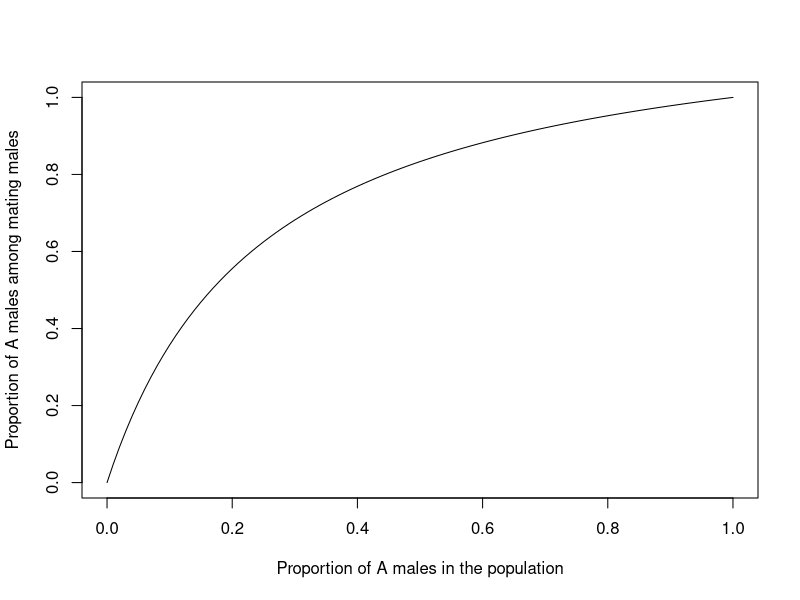
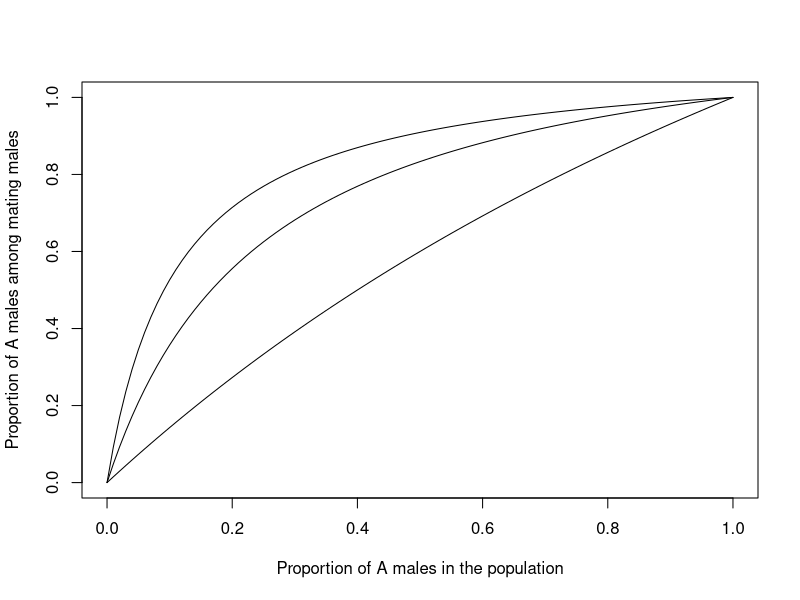
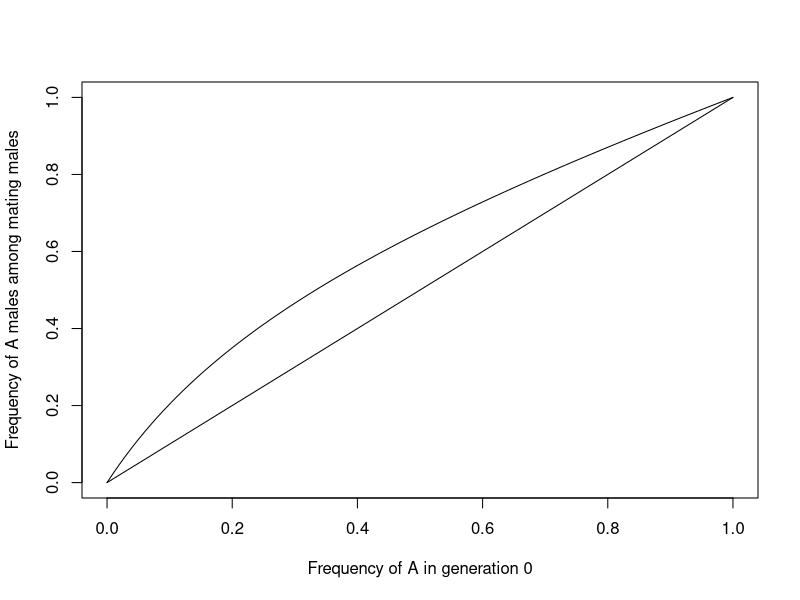
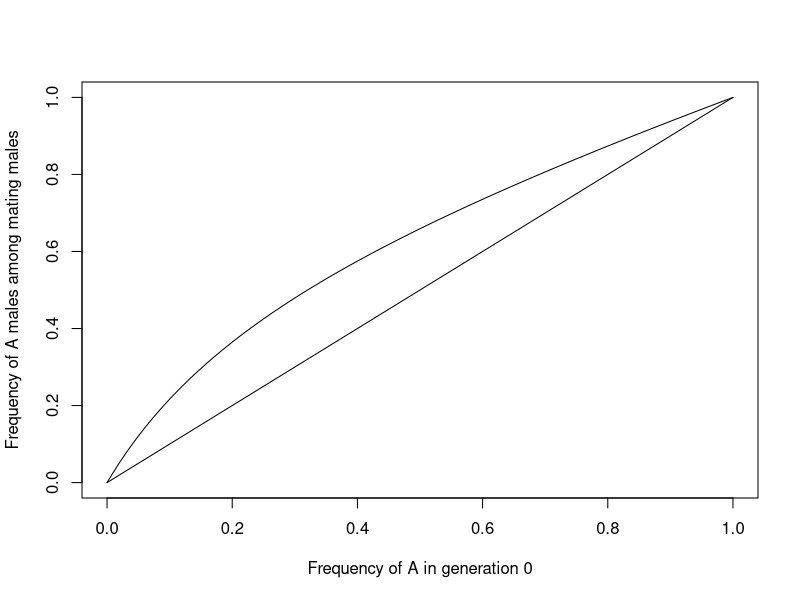
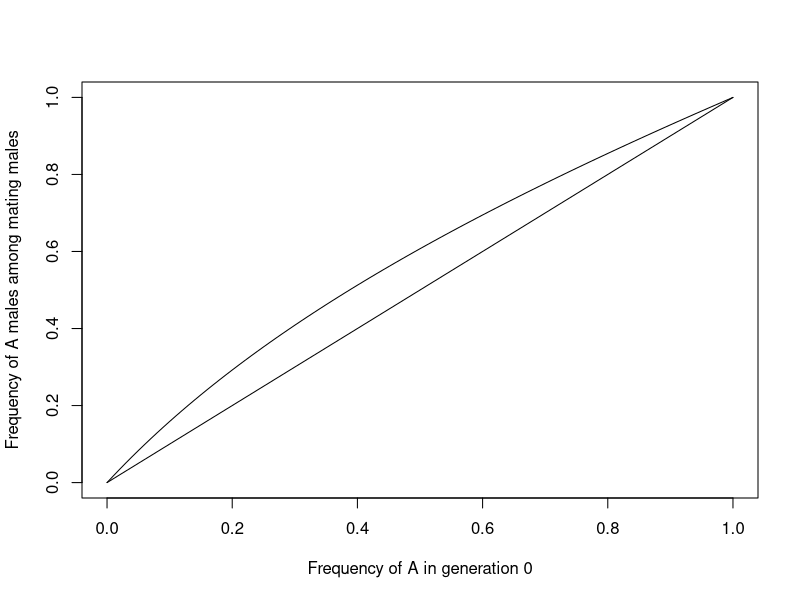
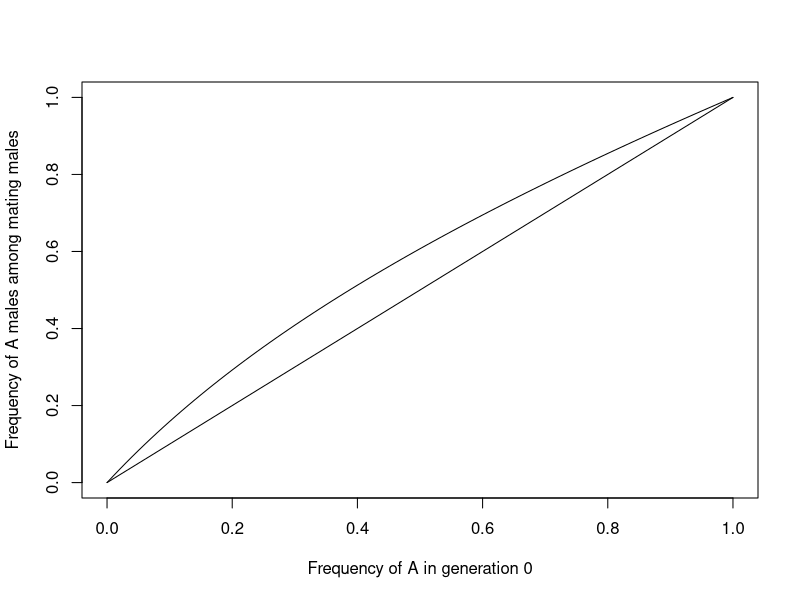
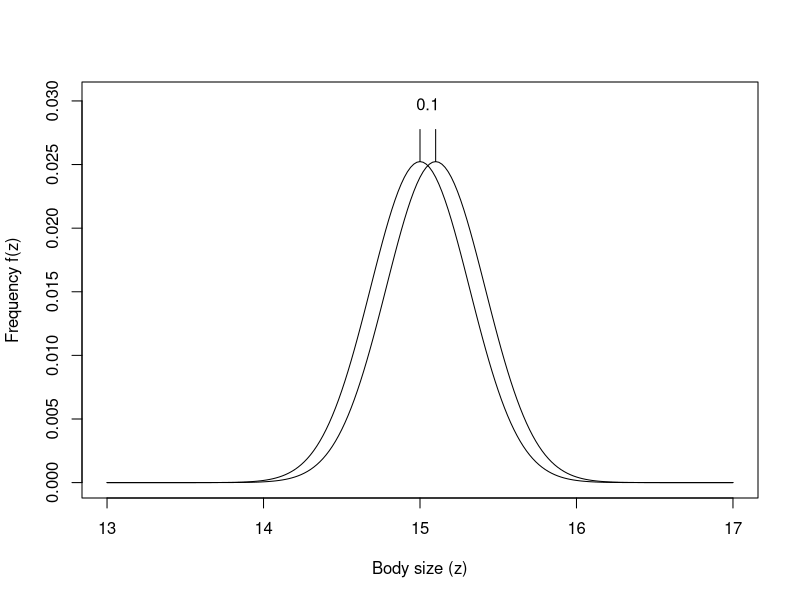
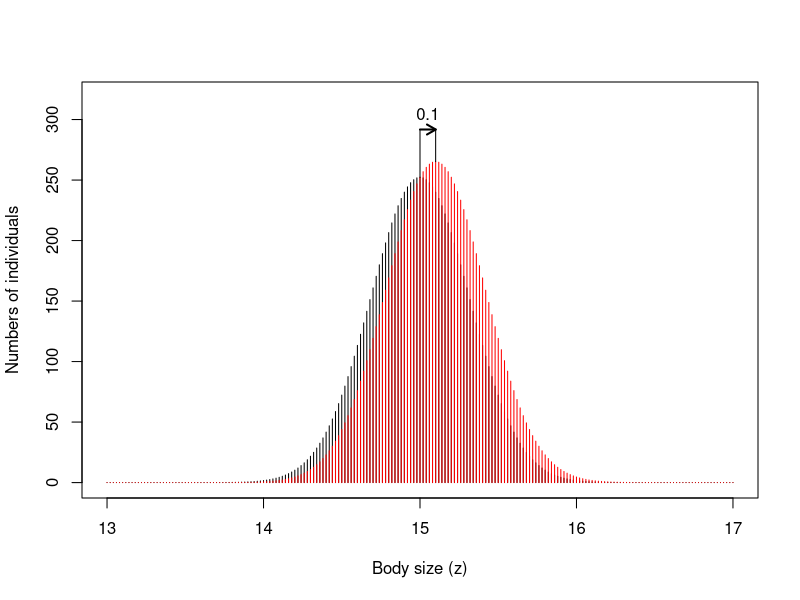

R code for these plots, in order:

# Example boxes from Kokko's (2007) 'Modelling for Field Biologists...'
# adapted for R. Most instructions lifted verbatim from the text.


#####------------------------- CHAPTER 2 -------------------------#####

rm(list=ls())  # Clear all

## BOX 2.1 ##

# Create a vector with linearly equally spaced values
x <- seq(from = 0, to = 1, length = 101)

# Choose a value of m to be investigated
m <- 5

# Calculate y given x
y <- m * x/(m * x + (1 - x))

# Plot 'er
plot(x, y, type = 'l',
     xlab = 'Proportion of A males in the population',
     ylab = 'Proportion of A males among mating males')

# Repeat as above for three values of m
m1 <- 1.5
m2 <- 5
m3 <- 10

y1 <- m1 * x/(m1 * x + (1 - x))
y2 <- m2 * x/(m2 * x + (1 - x))
y3 <- m3 * x/(m3 * x + (1 - x))

# Plot in one 
plot(x, y1, type = 'l',
     xlab = 'Proportion of A males in the population',
     ylab = 'Proportion of A males among mating males')
lines(x, y2)
lines(x, y3)


## BOX 2.2 ##

# Make a vector of 101 values from 0 to 1
x <- seq(from = 0, to = 1, length = 101)

# Choose a value of m to be investigated
m <- 5

# Calculate how y depends on x
y <- (m * x)/(m * x + 1 - x)

# Calculate mating proportions
pAA <- x * y
pAa <- x * (1 - y)
paA <- (1 - x) * y
paa <- (1 - x) * (1 - y)

# Check these sum to 1
pAA + pAa + paA + paa

# Now to nA and na. We must also choose values for N, B, and b
N <- 1000
B <- 20
b <- 0.8

nA <- N * (pAA * b * B + 0.5 * pAa * B + 0.5 * paA * b * B)
na <- N * (0.5 * pAa * B + 0.5 * paA * b * B + paa * B)

# Then we get xnew, and plot it against x
xnew <- nA / (nA + na)

# Plot xnew against x, then x against x
plot(x, xnew, type = 'l',
     xlab = 'Frequency of A in generation 0',
     ylab = 'Frequency of A males among mating males')
lines(x, x)

# Converting all this jazz into a function

# Function 'sexconflict': Allele frequency change in one generation.
# Give m, b, N, B as per definitions in Ch. 2 and accuracy
# as an integer that specifies how many values between 0 and 1
# the variable x should take. 
# Function returns x and xnew, and plots the results if plot = TRUE.

sexconflict <- function(m, b, N, B, accuracy, plot = FALSE){
  
  x <- seq(from = 0, to = 1, length = accuracy)
  
  # Calculate  how y depends on x
  y <- (m * x)/(m * x + 1 - x)
  
  # Mating proportions
  pAA <- x * y
  pAa <- x * (1 - y)
  paA <- (1 - x) * y
  paa <- (1 - x) * (1 - y)
  
  nA <- N * (pAA * b * B + 0.5 * pAa * B + 0.5 * paA * b * B)
  na <- N * (0.5 * pAa * B + 0.5 * paA * b * B + (paa * B))
  
  xnew <- nA / (nA + na)
  
  if(plot == TRUE){
    plot(x, xnew, type = 'l',
         xlab = 'Frequency of A in generation 0',
         ylab = 'Frequency of A males among mating males')
    lines(x, x)
  }
  
  # Package up the output
  output <- as.data.frame(cbind(x, xnew))
  
  # Send it on back
  return(output)
  
}

# Check it works
woop <- sexconflict(m = 5, b = 0.9, N = 200, B = 20, accuracy = 101, plot = TRUE)


## BOX 2.3 ##

# A quick check to see that population size N does not seem to matter:
N_case1 <-  1
xnew_case1 <- sexconflict(5, 0.5, N_case1, 20, 101, plot = TRUE)
N_case2 <- 100000
xnew_case2 <- sexconflict(5, 0.5, N_case2, 20, 101, plot = TRUE)

# To check they are identical, we can subtract the solutions of the two cases from
# each other and look at the max absolute value of the difference between them.
# The difference should be ~ 0.

max(abs(xnew_case1 - xnew_case2))

# TOM:I'm not quite sure why this isn't exactly 0, maybe a quirk of how
# R handles numbers like this? I don't know enough about it. Suggestions welcome!


#####------------------------- CHAPTER 3 -------------------------#####

rm(list=ls())  # Clear all

## BOX 3.1 ##

# Function 'distr_shift'. A graphical explanation for the 
# shifting distributions, given the additive genetic variance,
# the initial mean of a distribution, and a and b of the function
# r(z) = a(z - b).
# Outputs are the magnitude of the shift, and the old and new
# distributions f0 & f1, which can be plotted against z.

distr_shift <- function(variance, initial_mean, a, b, plot = TRUE) {

  # We create 201 different values of z that lie within approximately
  # 12 standard deviations from the mean (6 for each side, to be similar to the 
  # range in the example). The 6.324555 (instead of just 6) is to make the grid z
  # be exactly like the one in the example, I arrived at that number through 
  # 2 / stand.d, because I wanted exactly two units to each side of the mean of 15
  # (to get from 13 to 17)
  stand.d <- sqrt(variance)
  z <- seq(from = (initial_mean - 6.324555*stand.d), to = (initial_mean + 6.324555*stand.d),
           length = 201)
  
  # The following is the density function of the normal distribution (simplified in R)
  f <- dnorm(z, mean=initial_mean, sd=sqrt(variance))
  
  # Then normalise it to 1. This might not work initially as we only have a selection
  # of discrete values of z, not 'all possible values'
  f0 <- f/sum(f)
  r <- a * (z - b)
  f1 <- f0 * exp(r) ## New distribution
  f1 <- f1 / sum(f1) ## Normalise
  
  new_mean <- sum(f1 * z)
  shift <- new_mean - initial_mean
  
  # Bundle up the output before plotting as it makes plotting vertical lines a bit easier
  output <- as.data.frame(cbind(shift, z, f0, f1))
  
  # Plot it (this got a bit out of hand...)
    if(plot == TRUE){
       plot(z, f0, type = 'l',
         xlab = 'Body size (z)',
         ylab = 'Frequency f(z)',
         ylim = c(0, max(f0) * 1.2))  # add a little extra room for lines atop the curves
       lines(z, f1)
       
       # Add lines & text atop curves showing the magnitude of the shift
       xf0 <- output$z[output$f0 == max(output$f0)]  # x coordinate for first line
       xf1 <- output$z[output$f1 == max(output$f1)]  # x coordinate for second line
       segments(x0 = xf0, x1 = xf0, y0 = max(f0), y1 = max(f0) * 1.1)  # line on first curve
       segments(x0 = xf1, x1 = xf1, y0 = max(f1), y1 = max(f1) * 1.1)  # line on second curve
       text(x = (xf0 + xf1)/2, y = max(f0) * 1.18, labels = round(shift, 1))  # Add text
       
    }
    
  return(shift)
}

# Test it
huzzah <- distr_shift(0.1, 15, 1, 15) 


# Now an alternative without normalizing, plotting numbers of individuals,
# and therefore showing population growth. Initial population size is necessary
# here.

# Function 'pop_shift'

pop_shift <- function(pop_size, variance, initial_mean, a, b, plot = TRUE) {
  
  # We create 201 different values of z that lie within approximately
  # 12 standard deviations from the mean (6 for each side, to be similar to the 
  # range in the example). The 6.324555 (instead of just 6) is to make the grid z
  # be exactly like the one in the example, I arrived at that number through 
  # 2 / stand.d, because I wanted exactly two units to each side of the mean of 15
  # (to get from 13 to 17)
  stand.d <- sqrt(variance)
  z <- seq(from = (initial_mean - 6.324555*stand.d), to = (initial_mean + 6.324555*stand.d),
           length = 201)
  
  # The following is the density function of the normal distribution (simplified in R)
  f <- dnorm(z, mean=initial_mean, sd=sqrt(variance))
  f0 <- f/sum(f)
  N0 <- f0*pop_size
  r <- a * (z - b)
  f1 <- f0 * exp(r) ## New distribution
  f1 <- f1 / sum(f1) ## Normalise
  N1 <- N0*exp(r)
  new_pop_size <- sum(N1) # get new population size
  
  new_mean <- sum(N1 * z) / new_pop_size
  shift <- new_mean - initial_mean
  
  # Bundle up the output before plotting as it makes plotting vertical lines a bit easier
  output <- as.data.frame(cbind(shift, z, N0, N1))
  
  # Plot it (this got a bit out of hand...)
  if(plot == TRUE){
    plot(z, N0, type = 'h',
    xlab = 'Body size (z)',
    ylab = 'Numbers of individuals',
    ylim = c(0, max(N1) * 1.2)) # add a little extra room for lines atop the curves
    points(z, N1, type = 'h', col="red")
    
    # Add lines & text atop curves showing the magnitude of the shift
    xN0 <- output$z[output$N0 == max(output$N0)] # x coordinate for first line
    xN1 <- output$z[output$N1 == max(output$N1)] # x coordinate for second line
    segments(x0 = xN0, x1 = xN0, y0 = max(N0), y1 = max(N1)*1.1) # line on first curve
    segments(x0 = xN1, x1 = xN1, y0 = max(N1), y1 = max(N1)* 1.1) # line on second curve
    text(x = (xN0 + xN1)/2, y = max(N1)*1.15, labels = round(shift, 1)) # Add text
    arrows(x0 = xN0, x1 = xN1, y0 = max(N1)*1.1, y1 = max(N1)*1.1, length = 0.1, lwd = 2)
  }
  
  return(shift)
}

# Test it
pop_shift(10000, 0.1, 15, 1, 15)


## BOX 3.2 ##

# Function 'barnacle'. 'Params' should contain b0, a0, a1, b1
# arranged in this weird order to make it easy to remember that
# the sequence of values should be decreasing. 
# addative_var is the amount of additive genetic variation.
# TOM: I've made 'generations' an argument, for fun.
# Output includes the mean value of z over time, and the 
# predicted equilibrium value (a0 - b0) / (b1 - b0 + a0 - a1).

barnacle <- function(params, additive_var, generations, plot = TRUE)
{
  
  z <- 0.1
  b0 <- params[1]
  a0 <- params[2]
  a1 <- params[3]
  b1 <- params[4]
  
  for (t in 1:(generations - 1)) {
    
    # Equation 3.4
    W <- z[t] * (z[t] / 2 * b1 + (1 - z[t] / 2) * b0) + (1 - z[t]) * ((1 + z[t]) / 2 * a1 + (1 - z[t]) / 2 * a0)
    
    # Equation 3.6
    deltaz <- additive_var / W * (z[t] * (b1 - a1) + (1 - z[t]) * (b0 - a0))
    
    # The new z is the old one plus the change that occurred
    z[t+1] <- z[t] + deltaz
    
  }
  
   if(plot == TRUE){
    plot(x = 1:generations, y = z, type = 'l',
         xlab = 'Generations',
         ylab = 'Switchpoint (z)',
         ylim = c(0, 1))
  } else {points(x = 1:generations, y = z, type = 'l')}
  
  equilibrium <- (a0 - b0) / (b1 - b0 + a0 - a1)
  
  output <- as.data.frame(cbind(z, equilibrium))
    
  return(output)
  
}

# Test it
barnacle(params = c(4.5, 4, 2, 1), additive_var = 0.1, generations = 1000)
barnacle(params = c(1.1, 1.05, 1.02, 1), additive_var = 0.1, generations = 1000, plot=F)
barnacle(params = c(2, 1.5, 1.42, 1), additive_var = 0.1, generations = 1000, plot=F)

#####------------------------- CHAPTER 4 -------------------------#####

rm(list=ls())  # Clear all
